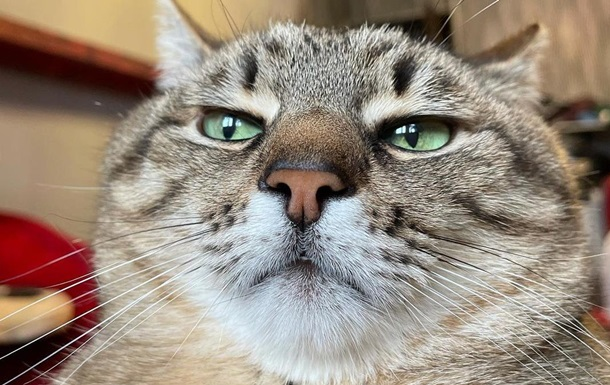
#> input picture Cat.jpg, 610 x 385 px
$ python main.py
#> lines starting #> are read from the running program, lines starting #| are printed output that depends on the picture; after the words box and inside, x2 and y2 are one past the last pixel; in counts of white or black regions, pixels touching at a corner belong together
import cv2
image_path = 'Cat.jpg'
cat_face_cascade = cv2.CascadeClassifier('haarcascade_frontalcatface_extended.xml')
image = cv2.imread(image_path)
#> image is the input picture: shape (385, 610, 3); mean B, G, R 124.2, 137.5, 151.4
cat_face = cat_face_cascade.detectMultiScale(image)
#> cat_face = [[242, 136, 125, 125]]
print(cat_face)
#| [[242 136 125 125]]

for (x, y, w, h) in cat_face:
    cv2.rectangle(image, (x, y), (x+w, y+h), (0,0,255), 3)
#> this loop made 1 pass
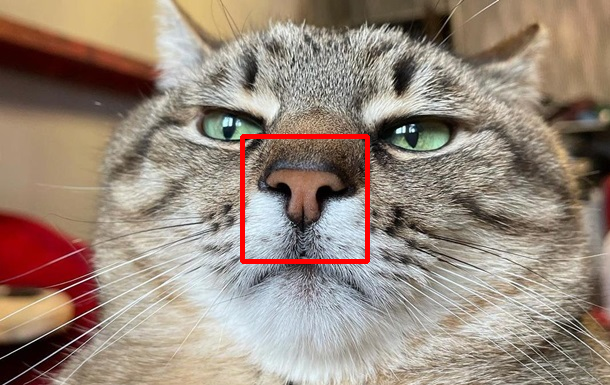
#> image: shape (385, 610, 3); 1.06% of pixels changed, all inside (x1, y1, x2, y2) = (240, 134, 370, 264)
cv2.imshow('Cat', image)
cv2.waitKey()
